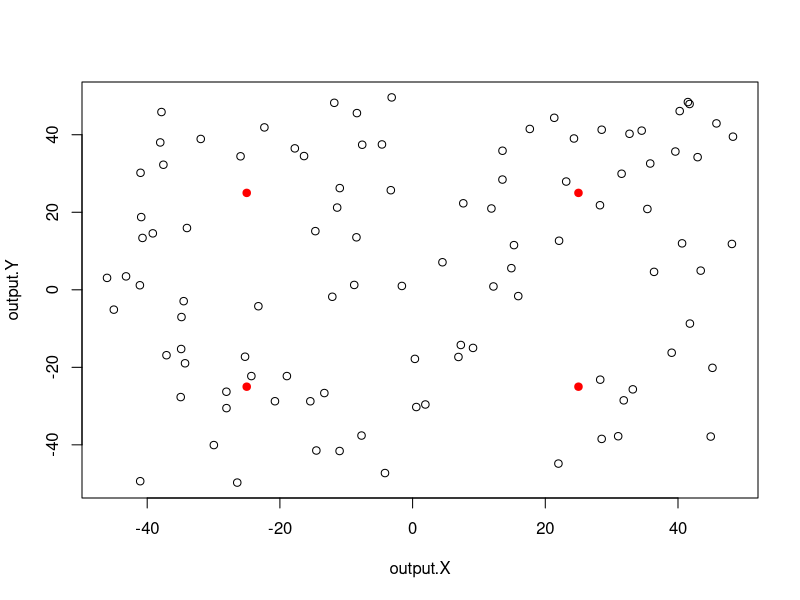
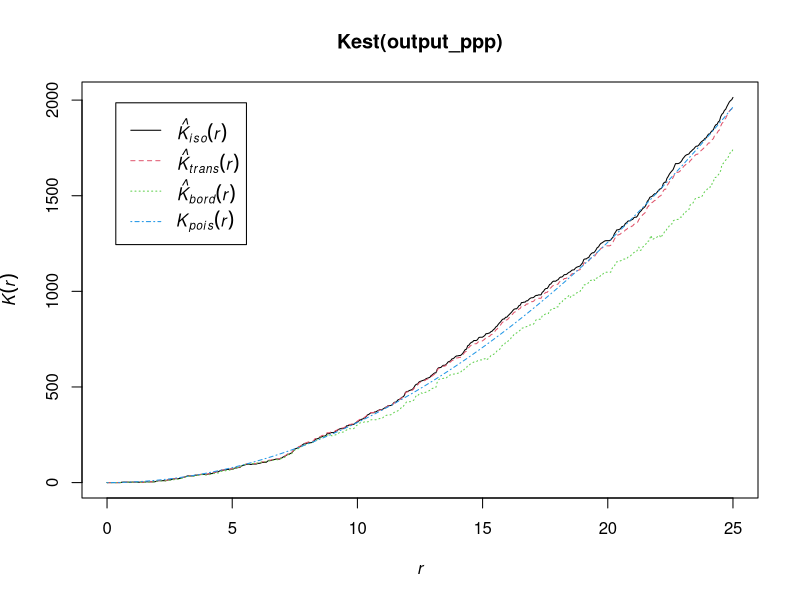
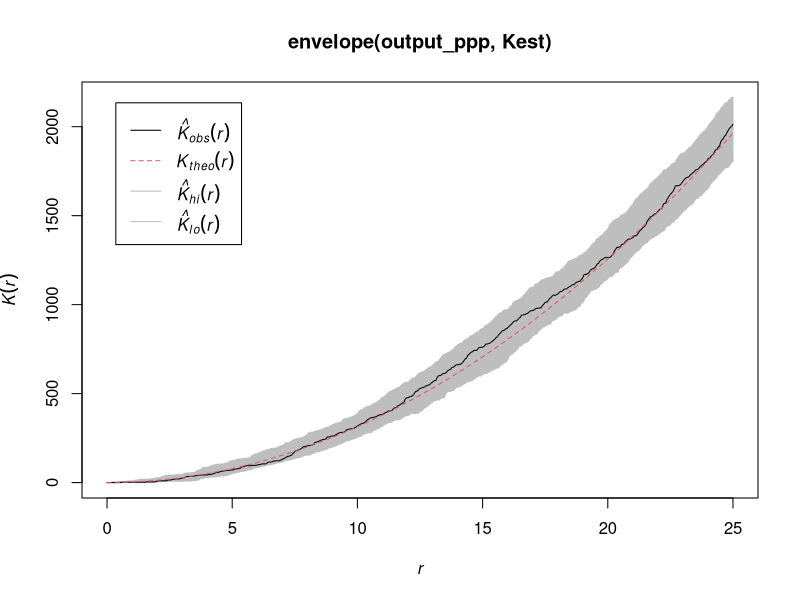
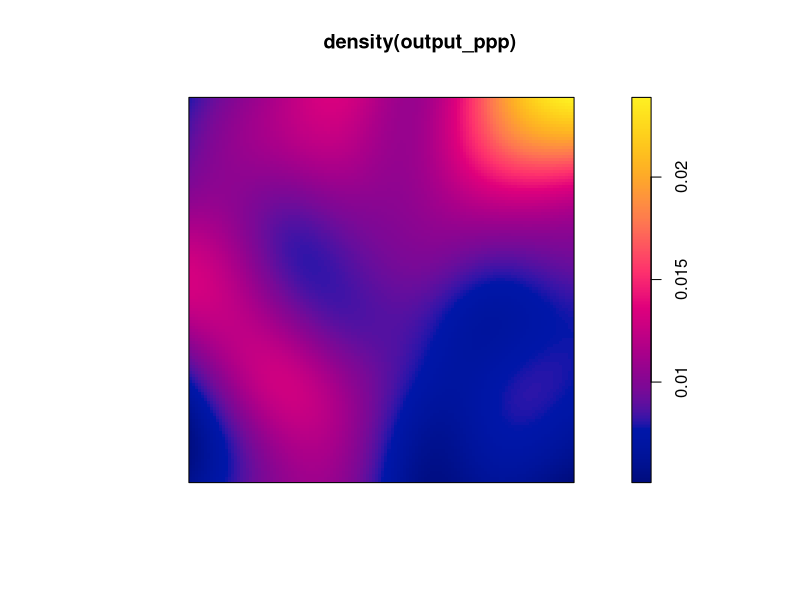

The R script that drew these images, in order:
#Generate clustered spatial point process

library(spatstat)
library(ggplot2)

#define variables
#variables that control the size and strength of clusters
val.at.center=1
effect.range=10
background=0.001


#CSR plot
val.at.center=1
effect.range=50
background=0.001


#Clustered Process
val.at.center=1
effect.range=15
background=0.001

#Q4 clustered small scale and not large
val.at.center= 1
effect.range=28
background=0.95


#variables that control the number of points and spatial dimensions
Pointnum=100
Xmin=-50
Xmax=50
Ymin=-50
Ymax=50

#define the center locations and set up the distance vector
centers=matrix(data=c(-25,-25,25,25,-25,25,-25,25),nrow=4,ncol=2)
dist=matrix(nrow=4,ncol=1)

#define outputs
output.X=matrix(nrow = Pointnum, ncol = 1)
output.Y=matrix(nrow = Pointnum, ncol = 1)

#precalcs - calculate the slope of the clustering effect
slope=(val.at.center-background)/effect.range

#set a counter
outcounter=0

#main for loop
for (i in 1:100000){
  #generate a random candidate point
  x.candidate=runif(1, min=Xmin, max=Xmax)
  y.candidate=runif(1, min=Ymin, max=Ymax)
  
  #calculate the distance between the candidate point and the nearest cluster center
  for (j in 1:4){
  dist[j]=sqrt((x.candidate-centers[j,1])^2+(y.candidate-centers[j,2])^2)
  }
  min.dist=min(dist)
  
  #calculate the probability of retaining the candidate point
  if(min.dist<effect.range){
    prob=val.at.center-slope*min.dist
  }
  else
    prob=background

  #roll the dice to see if you keep the candidate point
  testval=runif(1,min=0,max=1)  
  if (testval<prob){
    outcounter=outcounter+1
    keep=1
    output.X[outcounter]=x.candidate
    output.Y[outcounter]=y.candidate
  }

  #if you've reached your target number of points, break from the for loop
  if(outcounter==Pointnum){
    break
  }
}

#plot the points and the cluster centers
plot(output.X,output.Y)
points(centers,type="p", col="red", pch=21, bg="red")

#create a point pattern object for analysis using the spatstat library
output_ppp = ppp(output.X, output.Y, c(Xmin,Xmax), c(Ymin,Ymax))
#question 2
quadrat.test(output_ppp, nx=2, ny= 2, alternative = "clustered") 
#Question 3

plot(Kest(output_ppp))

plot(envelope(output_ppp, Kest))

plot(density(output_ppp))

#Q4
